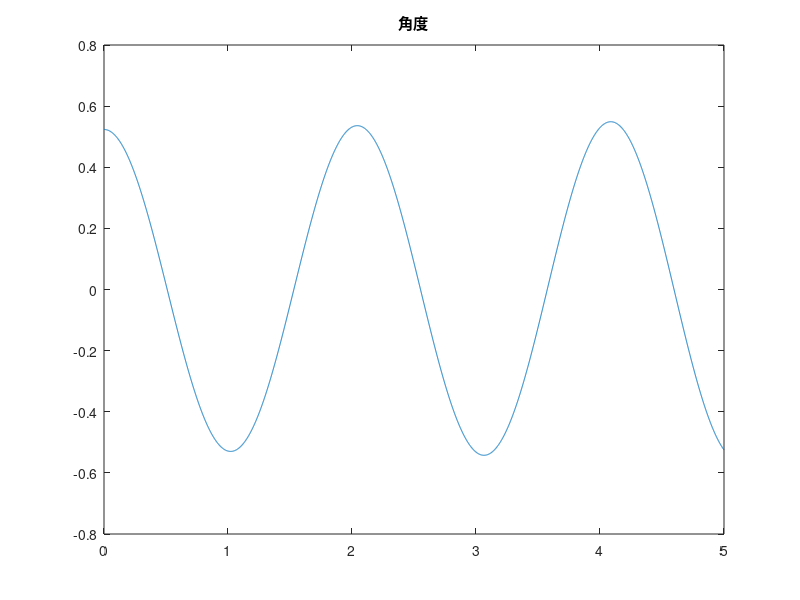
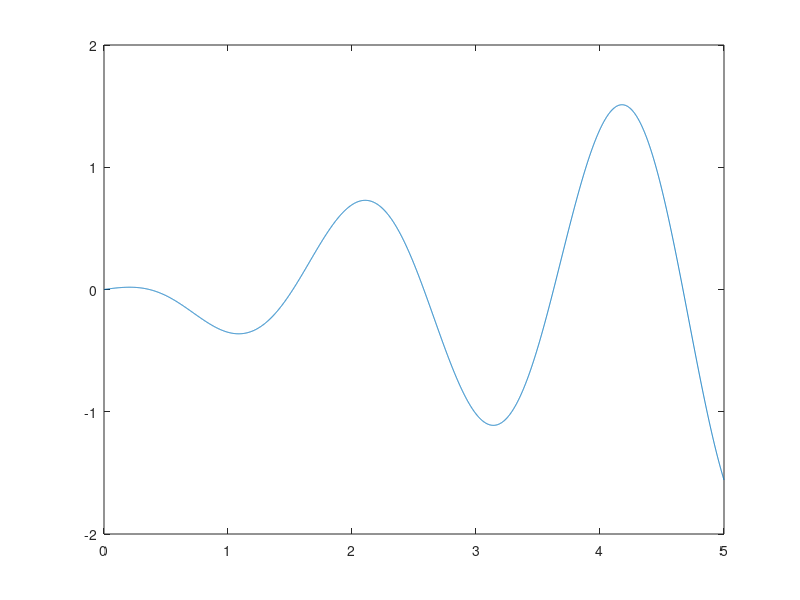
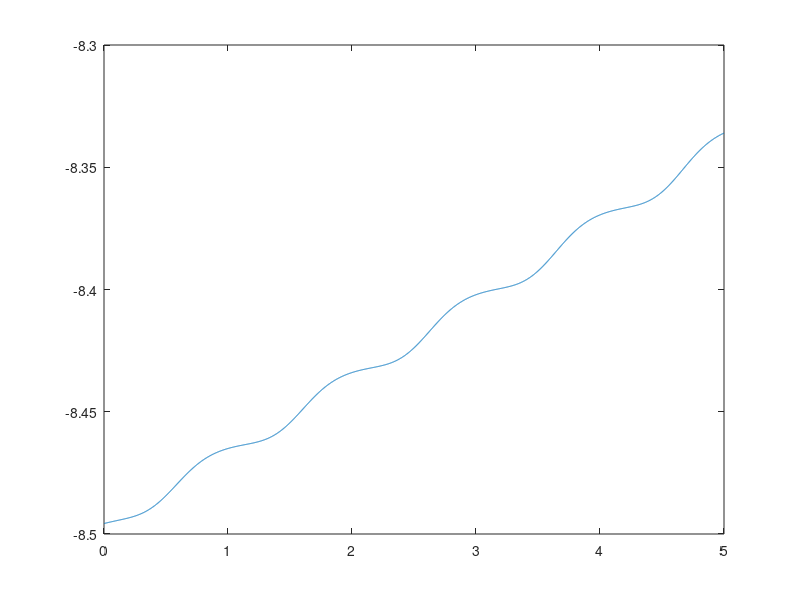

Write MATLAB code to recreate these figures, in order.
%% Baumgrate
%
%% 初值及测试
clear
A = [1 0 0; 0 1 0; 0 0 0];
B = [0; -9.81; 0];
g=-9.81;
q0 = [0.5; -sqrt(3) / 2; pi / 6]; v0 = [0; 0; 0]; %初始状态
h = 0.001; T = 5; t = 0:h:T; %步长及时间
column = zeros(3, (length(t) - 2));
q = q0;
v = v0;
a = zeros(3, length(t));
E = eye(3);
alpha = 1e7; Omega=diag([10,10]); miu = 1;
LEFT = A; %左端系数
RIGHT = B; %右端
%X = LEFT \ RIGHT; %上三行加速度；下两行lamda
a(:, 1) =[-4.2435;-2.45;-4.9];
%% 组装
q = [q column]; v = [v column];
%%
for i = 1:(length(t) - 1)
    Energy(i)=-1*g*q(2,i)+0.5*v(:,i)'*A*v(:,i);
    Phi = [q(1, i) - sin(q(3, i)); q(2, i) + cos(q(3, i))];
    Phiq = [1 0 -cos(q(3, i)); 0 1 -sin(q(3, i))];
    dPhiq = [0 0 v(3,i)*sin(q(3,i)); 0 0 -v(3,i)*cos(q(3,i))];
    dPhi = Phiq * v(:, i);
    LEFT = A+Phiq'*alpha*Phiq;
    penalty = Phiq'*alpha*(dPhiq*v(:,i)+2*Omega*miu*dPhi+Omega^2*Phi);
    RIGHT = B - penalty;
    X = LEFT  \ RIGHT;
    
    a(:, i + 1) = X;
    v(:, i + 1) = v(:, i) + h * a(:, i);
    q(:, i + 1) = q(:, i) + h * v(:, i);
    
end

%% 
figure(1)
plot(t, q(3, :)); title('角度');
figure(2)
load('MEA_ANGLE_1Q.mat');
plot(t,q(3, :) * 180 / pi - MEA_ANGLE_1Q');
figure(3)
plot(t(1:5000),Energy);
